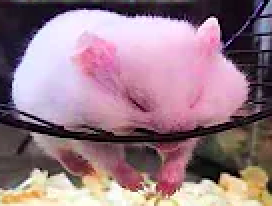
#> input picture images/hamster.png, 136 x 103 px, found by its file name (shown 2 times larger)
$ python brg2rgb.py
#> lines starting #> are read from the running program, lines starting #| are printed output that depends on the picture
"""
    Menampikan gambar asli dan gambar grayscale
    * OpenCV membaca gambar dengan format BRG
    * Jadi jika ingin memproses image yang dibukan dengan OpenCV,
    * maka image harus dikonversi ke format RGB
"""

import cv2
import numpy as np
from numpy import array, arange, uint8
from matplotlib import pyplot as plt


img = cv2.imread('/home/alifirhas/0_Work/0_Kuliah/Semester 5/0_Project/0_Belimbing/Belimbing-Naive-Bayes-RGB/images/hamster.png', cv2.IMREAD_COLOR)
#> img is the input picture: shape (103, 136, 3); mean B, G, R 134.6, 123.1, 152.5
# ! Jika tidak dikovernsi maka gambar akan memiliki format warna yang salah
img = cv2.cvtColor(img, cv2.COLOR_BGR2RGB)      # ! Konfersi BRG2RGB

bw_img = cv2.cvtColor(img, cv2.COLOR_BGR2GRAY)
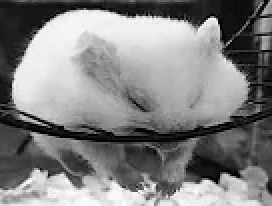
#> bw_img: shape (103, 136) (shown 2 times larger); min 0, max 254, mean 129.9

images = []
images.append(img)
images.append(bw_img)

titles = ['Original Image','BW Image']

for i in range(len(images)):
    plt.subplot(1,2,i+1),plt.imshow(images[i],'gray')
    plt.title(titles[i])
    plt.xticks([]),plt.yticks([])
#> this loop made 2 passes

plt.show()
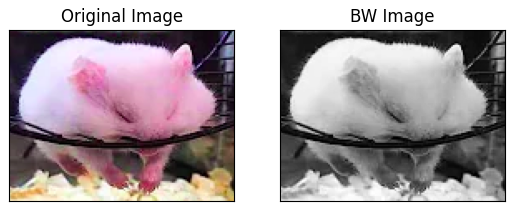
#> figure drawn by matplotlib, 2 panels
